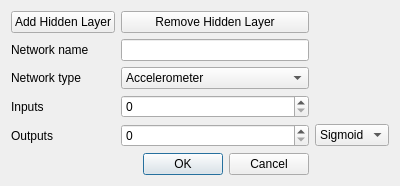
<?xml version="1.0" encoding="UTF-8"?>
<ui version="4.0">
 <class>NetworkCreationDialog</class>
 <widget class="QDialog" name="NetworkCreationDialog">
  <property name="geometry">
   <rect>
    <x>0</x>
    <y>0</y>
    <width>400</width>
    <height>174</height>
   </rect>
  </property>
  <property name="windowTitle">
   <string>Dialog</string>
  </property>
  <layout class="QGridLayout" name="gridLayout">
   <item row="5" column="0" colspan="3">
    <layout class="QGridLayout" name="gridLayout_2"/>
   </item>
   <item row="6" column="2">
    <widget class="QComboBox" name="comboBox_output">
     <item>
      <property name="text">
       <string>Sigmoid</string>
      </property>
     </item>
    </widget>
   </item>
   <item row="6" column="0">
    <widget class="QLabel" name="label">
     <property name="text">
      <string>Outputs</string>
     </property>
    </widget>
   </item>
   <item row="7" column="1">
    <widget class="QDialogButtonBox" name="buttonBox">
     <property name="orientation">
      <enum>Qt::Horizontal</enum>
     </property>
     <property name="standardButtons">
      <set>QDialogButtonBox::Cancel|QDialogButtonBox::Ok</set>
     </property>
    </widget>
   </item>
   <item row="4" column="0">
    <widget class="QLabel" name="label_3">
     <property name="text">
      <string>Inputs</string>
     </property>
    </widget>
   </item>
   <item row="0" column="0">
    <widget class="QPushButton" name="pushButton">
     <property name="text">
      <string>Add Hidden Layer</string>
     </property>
    </widget>
   </item>
   <item row="2" column="1">
    <widget class="QLineEdit" name="lineEdit_name"/>
   </item>
   <item row="0" column="1">
    <widget class="QPushButton" name="pushButton_2">
     <property name="text">
      <string>Remove Hidden Layer</string>
     </property>
    </widget>
   </item>
   <item row="4" column="1">
    <widget class="QSpinBox" name="spinBox_input"/>
   </item>
   <item row="6" column="1">
    <widget class="QSpinBox" name="spinBox_output"/>
   </item>
   <item row="2" column="0">
    <widget class="QLabel" name="label_4">
     <property name="text">
      <string>Network name</string>
     </property>
    </widget>
   </item>
   <item row="3" column="1">
    <widget class="QComboBox" name="comboBox">
     <item>
      <property name="text">
       <string>Accelerometer</string>
      </property>
     </item>
     <item>
      <property name="text">
       <string>Gyroscope</string>
      </property>
     </item>
     <item>
      <property name="text">
       <string>Compass</string>
      </property>
     </item>
     <item>
      <property name="text">
       <string>Total</string>
      </property>
     </item>
    </widget>
   </item>
   <item row="3" column="0">
    <widget class="QLabel" name="label_2">
     <property name="text">
      <string>Network type</string>
     </property>
    </widget>
   </item>
  </layout>
 </widget>
 <resources/>
 <connections>
  <connection>
   <sender>buttonBox</sender>
   <signal>accepted()</signal>
   <receiver>NetworkCreationDialog</receiver>
   <slot>accept()</slot>
   <hints>
    <hint type="sourcelabel">
     <x>248</x>
     <y>254</y>
    </hint>
    <hint type="destinationlabel">
     <x>157</x>
     <y>274</y>
    </hint>
   </hints>
  </connection>
  <connection>
   <sender>buttonBox</sender>
   <signal>rejected()</signal>
   <receiver>NetworkCreationDialog</receiver>
   <slot>reject()</slot>
   <hints>
    <hint type="sourcelabel">
     <x>316</x>
     <y>260</y>
    </hint>
    <hint type="destinationlabel">
     <x>286</x>
     <y>274</y>
    </hint>
   </hints>
  </connection>
 </connections>
</ui>
